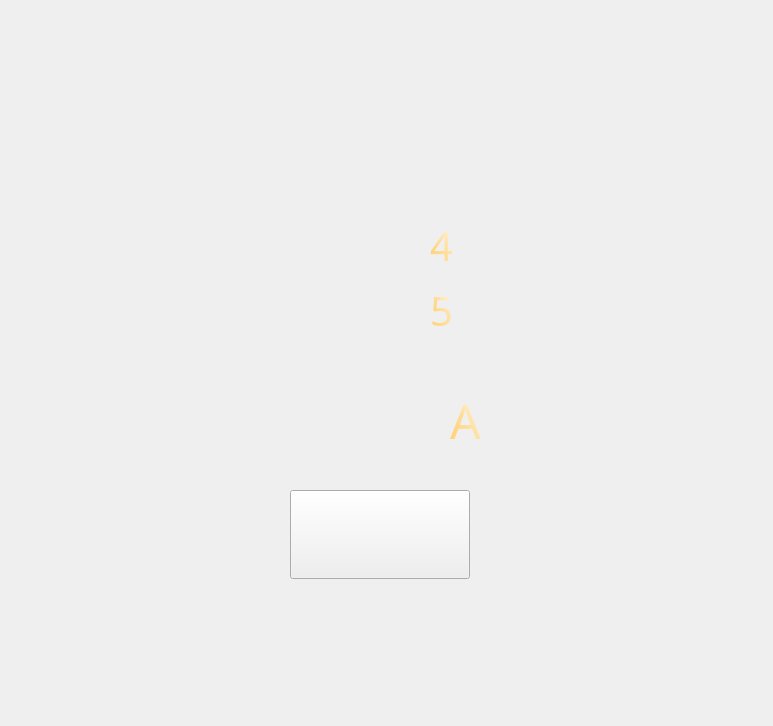
<?xml version="1.0" encoding="UTF-8"?>
<ui version="4.0">
 <class>success</class>
 <widget class="QWidget" name="success">
  <property name="geometry">
   <rect>
    <x>0</x>
    <y>0</y>
    <width>773</width>
    <height>726</height>
   </rect>
  </property>
  <property name="windowTitle">
   <string>Form</string>
  </property>
  <widget class="QLabel" name="background">
   <property name="geometry">
    <rect>
     <x>0</x>
     <y>0</y>
     <width>773</width>
     <height>726</height>
    </rect>
   </property>
   <property name="styleSheet">
    <string notr="true">image: url(:/success/resource/success.png);</string>
   </property>
   <property name="text">
    <string/>
   </property>
  </widget>
  <widget class="QPushButton" name="pushButton">
   <property name="geometry">
    <rect>
     <x>290</x>
     <y>490</y>
     <width>180</width>
     <height>89</height>
    </rect>
   </property>
   <property name="styleSheet">
    <string notr="true">border-image: url(:/success/resource/goon.jpg);</string>
   </property>
   <property name="text">
    <string/>
   </property>
  </widget>
  <widget class="QLabel" name="blueNum">
   <property name="geometry">
    <rect>
     <x>430</x>
     <y>220</y>
     <width>41</width>
     <height>51</height>
    </rect>
   </property>
   <property name="font">
    <font>
     <family>Century Gothic</family>
     <pointsize>30</pointsize>
    </font>
   </property>
   <property name="styleSheet">
    <string notr="true">color: qconicalgradient(cx:0.5, cy:0.5, angle:0, stop:0.534091 rgba(255, 171, 0, 255), stop:1 rgba(255, 255, 255, 255));</string>
   </property>
   <property name="text">
    <string>4</string>
   </property>
  </widget>
  <widget class="QLabel" name="redNum">
   <property name="geometry">
    <rect>
     <x>430</x>
     <y>285</y>
     <width>41</width>
     <height>51</height>
    </rect>
   </property>
   <property name="font">
    <font>
     <family>Century Gothic</family>
     <pointsize>30</pointsize>
    </font>
   </property>
   <property name="styleSheet">
    <string notr="true">color: qconicalgradient(cx:0.5, cy:0.5, angle:0, stop:0.534091 rgba(255, 171, 0, 255), stop:1 rgba(255, 255, 255, 255));</string>
   </property>
   <property name="text">
    <string>5</string>
   </property>
  </widget>
  <widget class="QLabel" name="level">
   <property name="geometry">
    <rect>
     <x>450</x>
     <y>390</y>
     <width>51</width>
     <height>61</height>
    </rect>
   </property>
   <property name="font">
    <font>
     <family>Century Gothic</family>
     <pointsize>36</pointsize>
    </font>
   </property>
   <property name="styleSheet">
    <string notr="true">color: qconicalgradient(cx:0.5, cy:0.5, angle:0, stop:0.534091 rgba(255, 171, 0, 255), stop:1 rgba(255, 255, 255, 255));</string>
   </property>
   <property name="text">
    <string>A</string>
   </property>
  </widget>
 </widget>
 <layoutdefault spacing="6" margin="11"/>
 <resources/>
 <connections/>
</ui>
